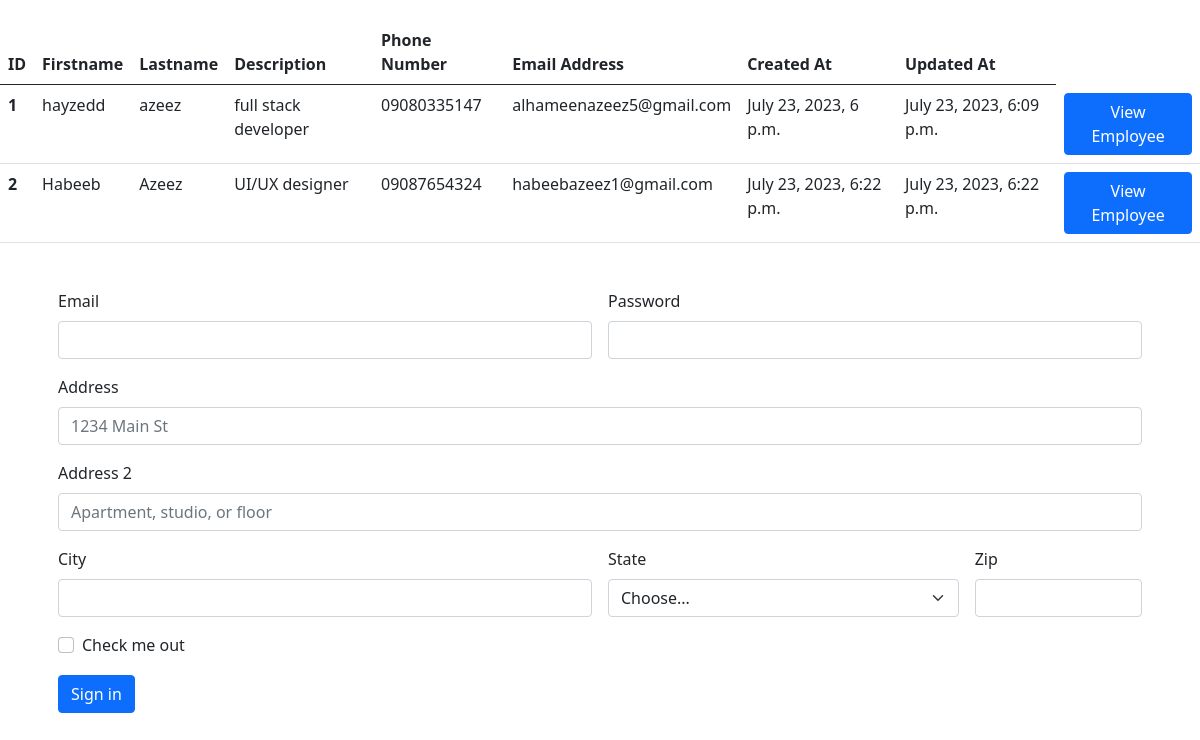
The app's page /basicapp/home/ with its own data.
### basicapp/models.py (models this page shows, shortened)
class employees(models.Model):
    firstname = models.CharField(max_length=200)
    lastname = models.CharField(max_length=200)
    photo = models.ImageField(upload_to='images')
    description = models.TextField(max_length=500)
    phonenumber = models.CharField(max_length=12 , blank=True)
    email = models.EmailField(max_length=200 , unique=True)
    created_at = models.DateTimeField(auto_now_add=True)
    updated_at = models.DateTimeField(auto_now=True)

### basicapp/views.py (the view)
# urls.py: path('home/' , views.home , name="home"),
def home(request):
    employee = employees.objects.all()
    Context = {
        'employee' : employee
    }
    return render(request , 'basicapp/index.html' ,  Context)

### basicapp/templates/basicapp/index.html (shortened to what this page needs)
{% load static %}
<!DOCTYPE html>
<html lang="en">
  <head>
    <link
      href="https://cdn.jsdelivr.net/npm/bootstrap@5.0.2/dist/css/bootstrap.min.css"
      rel="stylesheet"
    />
    <link rel="stylesheet" href="{% static 'basicapp/css/style.css' %}" />
  </head>
  <body>
    <table class="table" style="max-width: 1400px; margin: 20px auto;">
      <thead>
        <tr>
          <th scope="col">ID</th>
          <th scope="col">Firstname</th>
          <th scope="col">Lastname</th>
          <th scope="col">Description</th>
          <th scope="col">Phone Number</th>
          <th scope="col">Email Address</th>
          <th scope="col">Created At</th>
          <th scope="col">Updated At</th>
        </tr>
      </thead>
      <tbody>
        {% for data in employee %}
        <tr>
          <th scope="row">{{forloop.counter}}</th>
          <td>{{data.firstname}}</td>
          <td>{{data.lastname}}</td>
          <td>{{data.description}}</td>
          <td>{{data.phonenumber}}</td>
          <td>{{data.email}}</td>
          <td>{{data.created_at}}</td>
          <td>{{data.updated_at}}</td>
          <td> <a href="{% url 'detail' data.id %}"><button class="btn btn-primary">View Employee</button></td></a>
        </tr>
        {% endfor %}
      </tbody>
    </table>
    <form
      class="row g-3"
      method="post"
      enctype="multipart/form-data"
      style="max-width: 1100px; margin: 30px auto"
    >
      <div class="col-md-6">
        <label for="inputEmail4" class="form-label">Email</label>
        <input type="email" class="form-control" id="inputEmail4" />
      </div>
      <div class="col-md-6">
        <label for="inputPassword4" class="form-label">Password</label>
        <input type="password" class="form-control" id="inputPassword4" />
      </div>
      <div class="col-12">
        <label for="inputAddress" class="form-label">Address</label>
        <input
          type="text"
          class="form-control"
          id="inputAddress"
          placeholder="1234 Main St"
        />
      </div>
      <div class="col-12">
        <label for="inputAddress2" class="form-label">Address 2</label>
        <input
          type="text"
          class="form-control"
          id="inputAddress2"
          placeholder="Apartment, studio, or floor"
        />
      </div>
      <div class="col-md-6">
        <label for="inputCity" class="form-label">City</label>
        <input type="text" class="form-control" id="inputCity" />
      </div>
      <div class="col-md-4">
        <label for="inputState" class="form-label">State</label>
        <select id="inputState" class="form-select">
          <option selected>Choose...</option>
        </select>
      </div>
      <div class="col-md-2">
        <label for="inputZip" class="form-label">Zip</label>
        <input type="text" class="form-control" id="inputZip" />
      </div>
      <div class="col-12">
        <div class="form-check">
          <input class="form-check-input" type="checkbox" id="gridCheck" />
          <label class="form-check-label" for="gridCheck"> Check me out </label>
        </div>
      </div>
      <div class="col-12">
        <button type="submit" class="btn btn-primary">Sign in</button>
      </div>
    </form>
  </body>
</html>

### records on screen
employees: firstname "hayzedd", lastname "azeez", description "full stack developer", phonenumber "09080335147", email "alhameenazeez5@gmail.com", created_at "July 23, 2023, 6 p.m.", updated_at "July 23, 2023, 6:09 p.m."
employees: firstname "Habeeb", lastname "Azeez", description "UI/UX designer", phonenumber "09087654324", email "habeebazeez1@gmail.com", created_at "July 23, 2023, 6:22 p.m.", updated_at "July 23, 2023, 6:22 p.m."
